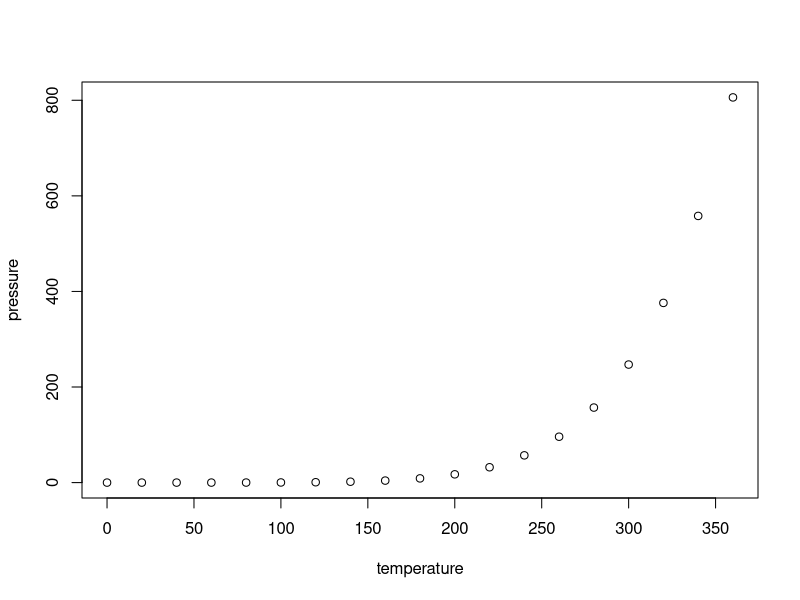
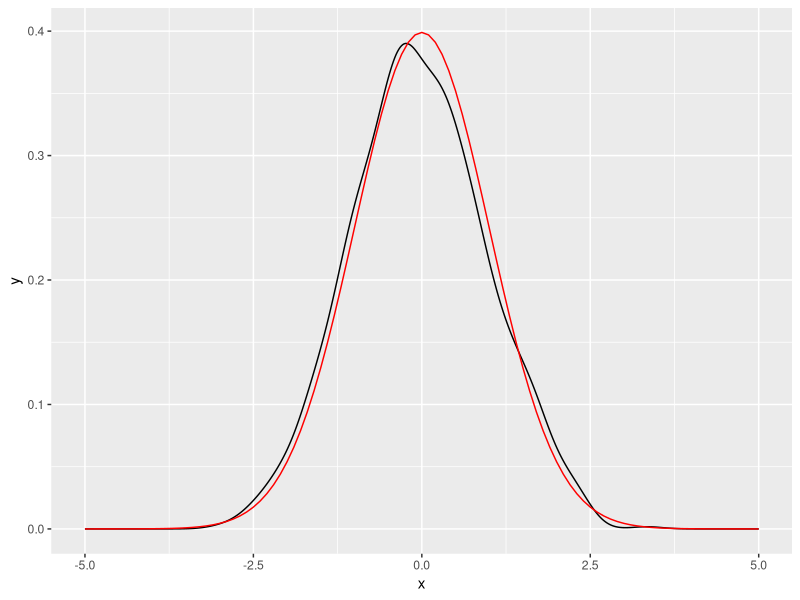

These figures' R source, in order:
## ---- chunk 1
summary(cars)
## ---- chunk 2
plot(pressure)
## ---- chunk 3
library(ggplot2)
df <- data.frame(x = rnorm(1000))
x <- df$x
base <- ggplot(df, aes(x)) + geom_density()  + scale_x_continuous(limits = c(-5, 5))
base + stat_function(fun = dnorm, colour = "red")
